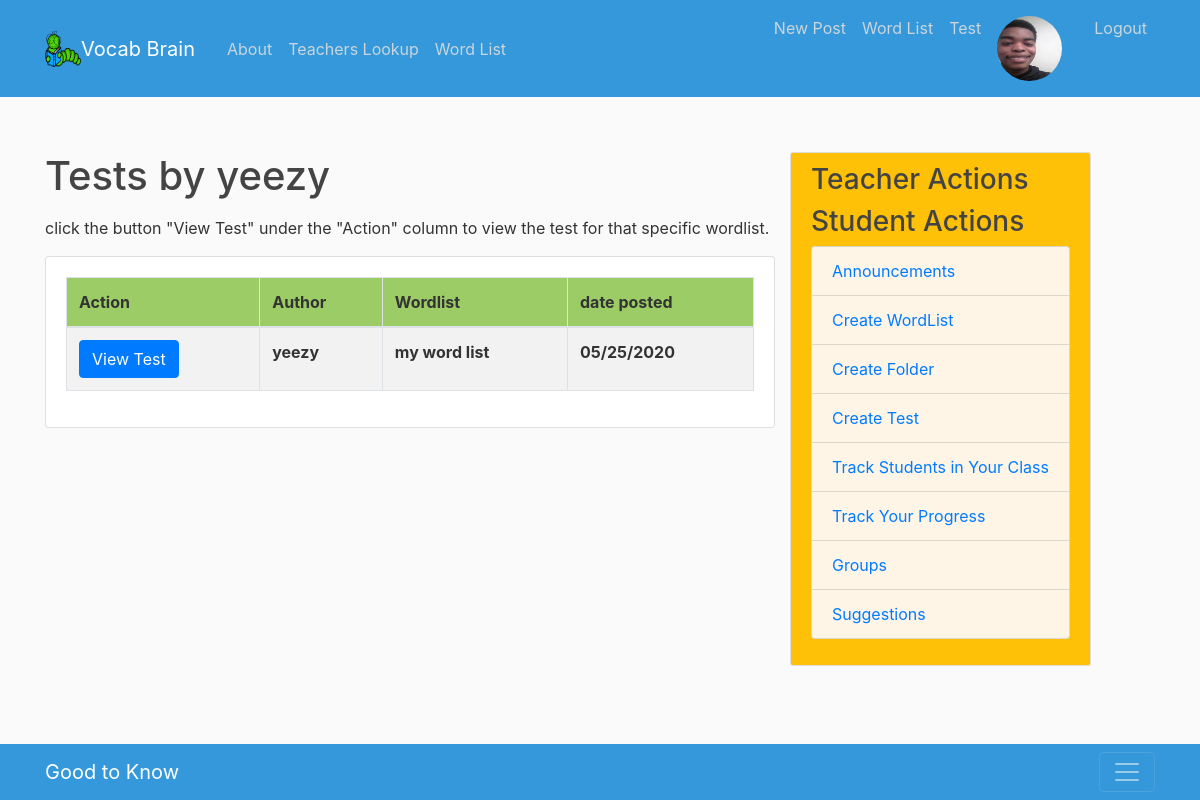
The app's page /user/test/yeezy/ (signed in) with its own data.
### users/models.py (models this page shows, shortened)
class Profile(models.Model):
    user = models.OneToOneField(User, on_delete=models.CASCADE)
    image = models.ImageField(default='default.jpeg', upload_to='profile_pics')

### blog/models.py (models this page shows, shortened)
class Test(models.Model):
    title = models.CharField(max_length=100)
    author = models.ForeignKey(User, on_delete=models.CASCADE)
    wordlist = models.ForeignKey(WordList, on_delete=models.CASCADE)
    date_posted = models.DateTimeField(default=timezone.now)
    description = models.TextField()
    folder = models.ForeignKey(Folder, on_delete=models.SET_NULL, blank=True, null=True)

class WordList(models.Model):
    title = models.CharField(max_length=100)
    description = models.TextField()
    worksheet_text = RichTextUploadingField(blank=True, null=True)
    author = models.ForeignKey(User, on_delete=models.CASCADE)
    date_posted = models.DateTimeField(default=timezone.now)
    folder = models.ForeignKey(Folder, on_delete=models.SET_NULL, blank=True, null=True)
    def __str__(self):
        return self.title

### blog/views.py (the view)
# urls.py: path('user/test/<str:username>/', UserTestListView.as_view(), name='user-tests'),
class UserTestListView(ListView):
    model = Test
    template_name = 'blog/user_tests.html'
    context_object_name = 'users'
    def get_queryset(self):
        user = get_object_or_404(User, username=self.kwargs.get('username'))
        return Test.objects.filter(author=user)

### blog/templates/blog/user_tests.html
{% extends "blog/base.html" %}
{% block content%}
<h1 class = "mb-3"> Tests by {{ view.kwargs.username }}</h1>
<p> click the button "View Test" under the "Action" column to view the test for that specific wordlist.</p>
 <div class = "row">
<div class = "col-md">
<div class = "card card-body">
    <table class = "table table-striped table-bordered mydatatable" width="100%">
    <thead>
        <tr style="background-color:#9CCC65 ">
            <th >Action</th>
            <th>Author</th>
             <th>Wordlist</th>
             <th>date posted</th>
        </tr>
    </thead>
    <tbody>
           {% for user in users %}
       <tr>
            <th><button class = "btn btn-primary" onclick="window.location.href='{% url 'test-detail' user.id %}'">View Test </button></th>
            <th>  {{user.author}} </th>
            <th>{{user.wordlist}} </th>
            <th>  {{user.date_posted|date:"SHORT_DATE_FORMAT" }} </th>
        </tr>
          {% endfor %}
      </tbody>
    </table>
    </div>
  </div>
</div>
{% endblock content %}

### blog/templates/blog/base.html (shortened to what this page needs)
{% load static %}
<!DOCTYPE html>
<html>
<head>
    <link rel="stylesheet" href="https://maxcdn.bootstrapcdn.com/bootstrap/4.0.0/css/bootstrap.min.css">
<link rel="stylesheet" type="text/css" href="{% static 'blog/main.css'%}">
<link rel="stylesheet" type="text/css" href="https://cdn.datatables.net/v/bs4/dt-1.10.21/datatables.min.css"/>
</head>
<body>
    <header class="site-header">
  <nav class="navbar navbar-expand-md navbar-dark box-shadow fixed-top" style="background-color: #3498DB;">
    <div class="container">
      <img src="{% static "img/bookworm.png" %}" alt="" width="36" height="36" viewBox="0 0 612 612">
      <a class="navbar-brand mr-4" href="{% url 'blog-home' %}">Vocab Brain </a>
      <div class="collapse navbar-collapse" id="navbarToggle">
        <div class="navbar-nav mr-auto">
          <a class="nav-item nav-link" href="{% url 'blog-about' %}">About</a>
          {% if user.is_authenticated %}
                {% for group in user.groups.all %}
                      {% if group.name == 'Student' %}
          <a class="nav-item nav-link" href="{% url 'blog-teacher_lookup' %}">Teachers Lookup</a>
          <a class="nav-item nav-link" href="{% url 'blog-temp' %}">Word List</a>
          {% endif %}
          {%  endfor %}
          {% endif %}
        </div>
        <div class="navbar-nav">
          {% if user.is_authenticated %}
          {% if user.is_superuser %}
          <a class="nav-item nav-link" href="{% url 'post-create' %}">New Post</a>
          {% endif %}
            {% for group in user.groups.all %}
            {% if group.name == 'Teacher' %}
          <a class="nav-item nav-link" href="{% url 'blog-temp' %}">Word List</a>
          <a class="nav-item nav-link" href="{% url 'blog-temp2' %}">Test</a>
          {% endif %}
          {% endfor %}
          <a class="nav-item nav-link" href="{% url 'profile' %}">
            <img class="rounded-circle article-img" src="{{ request.user.profile.image.url }}" id="img">
          </a>
          <a class="nav-item nav-link" href="{% url 'logout' %}">Logout</a>
          {% else %}
          <a class="nav-item nav-link" href="{% url 'login' %}">Login</a>
          <a class="nav-item nav-link" href="{% url 'register' %}">Register</a>
          {% endif %}
        </div>
      </div>
    </div>
  </nav>
<br><br><br>
</header>
    <main role="main" class="container">
  <div class="row">
    <div class="col-md-8">
      {% block content %}{% endblock %}
    </div>
    <div class="col-md-0">
      <div class="content-section" div id= "sidebar" style="background-color: #FFC107;">
        {%block sidebar%}
        {% if user.is_authenticated %}
                {% for group in user.groups.all %}
                      {% if group.name == 'Teacher' %}
        <h3>Teacher Actions</h3>
           {% else %}
           {% if group.name == 'Student' %}
            <h3>Student Actions</h3>
             {% endif %}
          {% endif %}
          {% endfor %}
          {% endif %}
          <ul class="list-group" >
            <li class="list-group-item list-group-item-light" style="background-color: #FEF5E7;color: blue;"><a href="{% url 'blog-announce' %}" > Announcements</a></li>
            {% if user.is_authenticated %}
                {% for group in user.groups.all %}
                      {% if group.name == 'Teacher' %}
                      <li class="list-group-item list-group-item-light" style="background-color: #FEF5E7;color: blue;"><a href="{% url 'list-create' %}" >Create WordList</a></li>
                       <li class="list-group-item list-group-item-light" style="background-color: #FEF5E7;color: blue;"><a href="{% url 'folder-create' %}" >Create Folder</a></li>
                      <li class="list-group-item list-group-item-light" style="background-color: #FEF5E7;color: blue;"><a href="{% url 'test-create' %}" >Create Test</a></li>
                      <li class="list-group-item list-group-item-light" style="background-color: #FEF5E7;color: blue;"><a href="{% url 'blog-student_tracker' %}" >Track Students in Your Class</a></li>
                      {% endif %}
                      {% if group.name == 'Student' %}
                      <li class="list-group-item list-group-item-light" style="background-color: #FEF5E7;color: blue;"><a href="{% url 'blog-track_progress' %}" >Track Your Progress</a></li>
                      <li class="list-group-item list-group-item-light" style="background-color: #FEF5E7;color: blue;"><a href="{% url 'blog-groups' %}" >Groups</a></li>
                      {% endif %}
                          {% endfor %}
                            {% endif %}
            <li class="list-group-item list-group-item-light" style="background-color: #FEF5E7;color: blue;"><a href="{% url 'blog-suggest' %}" >Suggestions</a></li>
          </ul>
        {% endblock %}
      </div>
  </div>
  </div>
<br><br><br><br>
<div class="jumbotron-fluid">
  <div class="navbar fixed-bottom navbar-dark" style="background-color: #3498DB;">
    <div class="container d-flex justify-content-between">
      <a href="https://www.goodtoknow.com/Main_Page" class="navbar-brand d-flex align-items-center"> Good to Know
            </a>
      <button class="navbar-toggler" type="button" data-toggle="collapse" data-target="#navbarHeader" aria-controls="navbarHeader" aria-expanded="false" aria-label="Toggle navigation">
              <span class="navbar-toggler-icon"></span>
            </button>
    </div>
  </div>
</main>
</body>
</html>

### blog/static/blog/main.css (style rules this page uses)
body { background: #fafafa; color: #333333; margin-top: 5rem; }
h1, h2, h3, h4, h5, h6 { color: #444444; }
ul { margin: 0; }
.site-header .navbar-nav .nav-link { color: #cbd5db; }
.content-section { background: #ffffff; padding: 10px 20px; border: 1px solid #dddddd; border-radius: 3px; margin-bottom: 20px; }
.article-img { height: 65px; width: 65px; margin-right: 16px; }

### records on screen
Test: author "yeezy", wordlist "my word list", date_posted "05/25/2020"

### other values on screen
{{ view.kwargs.username }} "yeezy"
